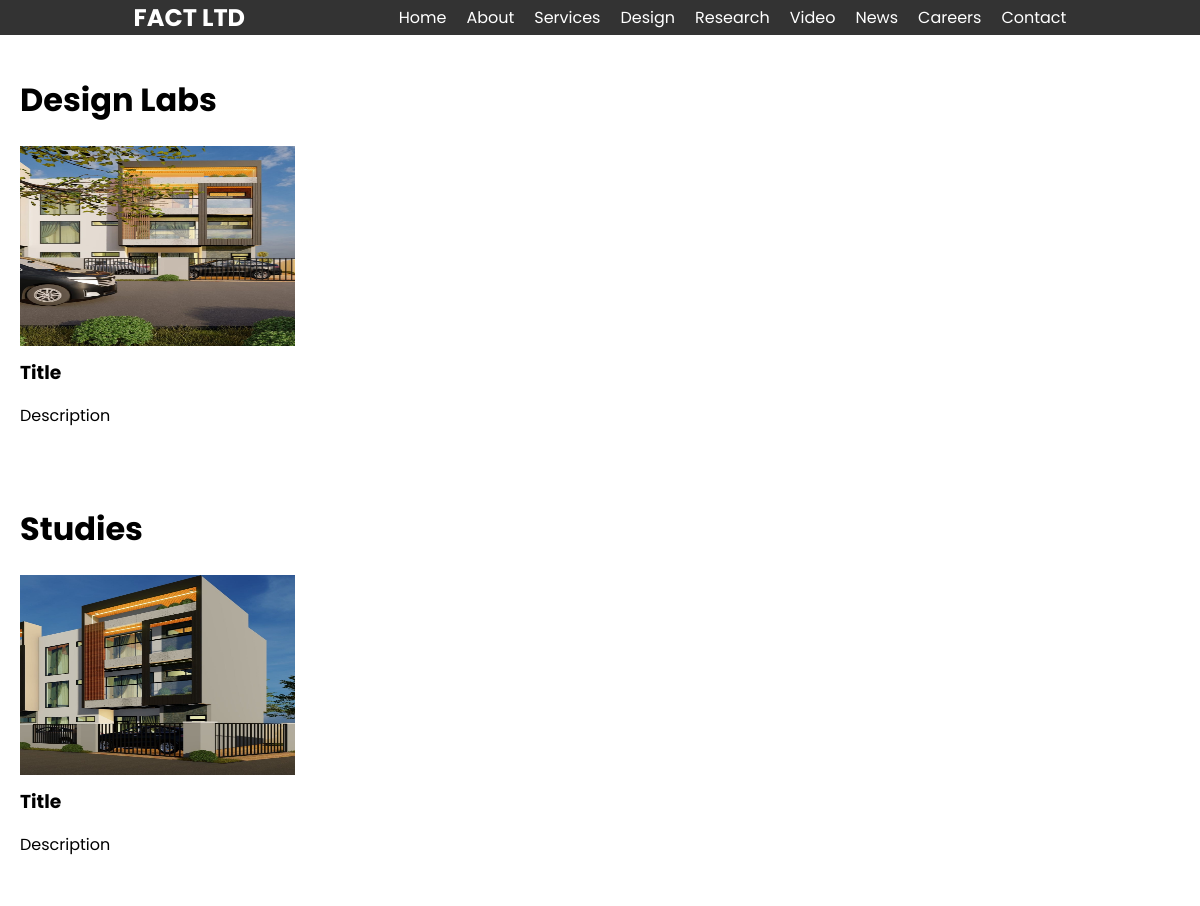
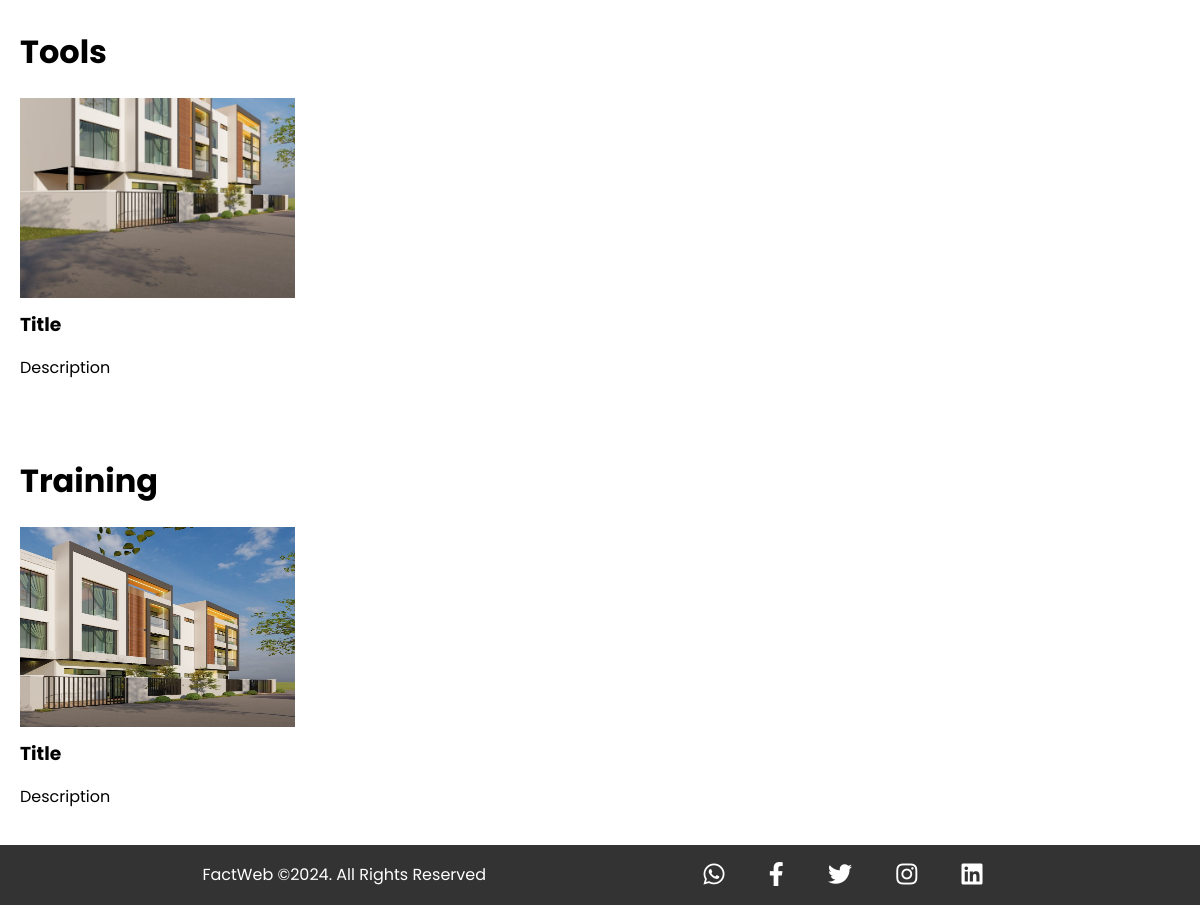
The page /research/ on the database as committed earlier (2 pictures, top to bottom).
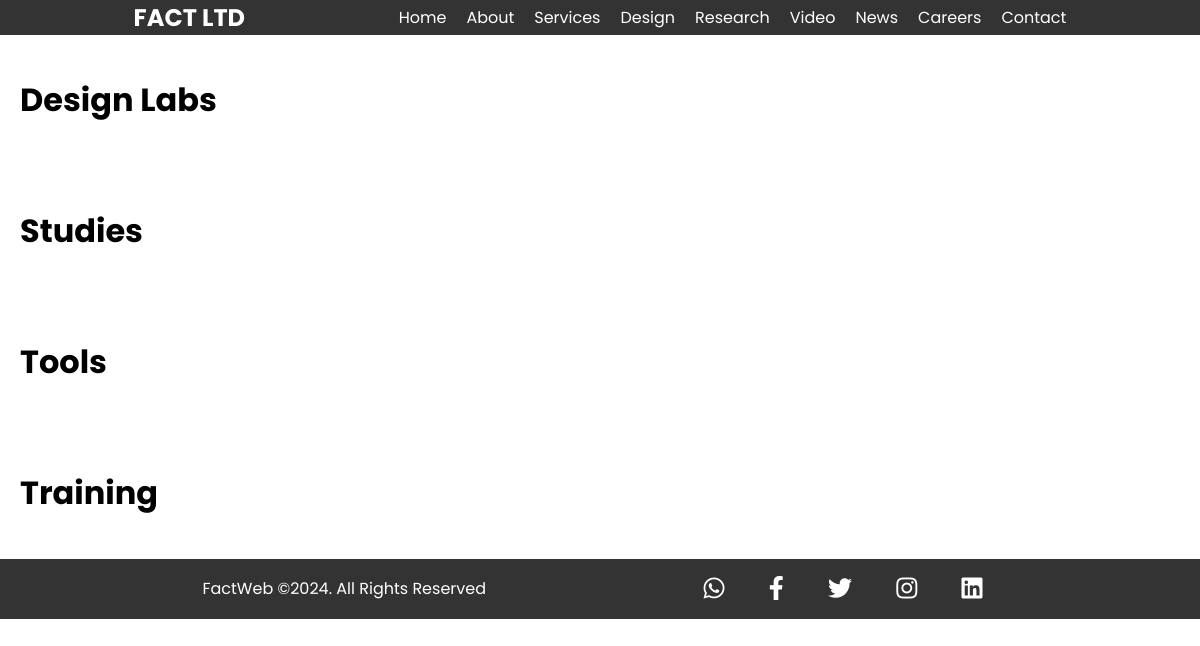
The same page on the database as committed later.
### FactWebApp/models.py (models this page shows, shortened)
class Image(models.Model):
    image = models.ImageField(upload_to='images/')
    title = models.CharField(max_length=100, default='Title')
    description = models.TextField()
    location = models.CharField(max_length=100, default='Location')
    category = models.ForeignKey(ImageCategory, on_delete=models.CASCADE)
    name = models.CharField(max_length=100, default='Name')
    role = models.CharField(max_length=100, default='Role')

### FactWebApp/views.py (the view)
# urls.py: path('research/', views.research, name='research'),
def research(request):
    lab_images = Image.objects.filter(category__name='lab')
    study_images = Image.objects.filter(category__name='study')
    tool_images = Image.objects.filter(category__name='tool')
    training_images = Image.objects.filter(category__name='training')
    return render(request, 'FactWebApp/research.html', {
        'lab_images': lab_images,
        'study_images': study_images,
        'tool_images': tool_images,
        'training_images': training_images
    })

### FactWebApp/templates/FactWebApp/research.html (shortened to what this page needs)
{% extends 'base.html' %}
{% load static %}
{% block content %}
<div class="research-container">
    <h1>Design Labs</h1>
    <div class="research-grid">
        {% for lab_image in lab_images %}
        <div class="research-item">
            <img src="{{ lab_image.image.url }}" alt="{{ lab_image.title }}">
            <h3>{{ lab_image.title }}</h3>
            <p>{{ lab_image.description }}</p>
        </div>
        {% endfor %}
    </div>
</div>
<div class="research-container">
    <h1>Studies</h1>
    <div class="research-grid">
        {% for study_image in study_images %}
        <div class="research-item">
            <img src="{{ study_image.image.url }}" alt="{{ study_image.title }}">
            <h3>{{ study_image.title }}</h3>
            <p>{{ study_image.description }}</p>
        </div>
        {% endfor %}
    </div>
</div>
<div class="research-container">
    <h1>Tools</h1>
    <div class="research-grid">
        {% for tool_image in tool_images %}
        <div class="research-item">
            <img src="{{ tool_image.image.url }}" alt="{{ tool_image.title }}">
            <h3>{{ tool_image.title }}</h3>
            <p>{{ tool_image.description }}</p>
        </div>
        {% endfor %}
    </div>
</div>
<div class="research-container">
    <h1>Training</h1>
    <div class="research-grid">
        {% for training_image in training_images %}
        <div class="research-item">
            <img src="{{ training_image.image.url }}" alt="{{ training_image.title }}">
            <h3>{{ training_image.title }}</h3>
            <p>{{ training_image.description }}</p>
        </div>
        {% endfor %}
    </div>
</div>
{% endblock %}
{% block extrastyles %}
<link rel="stylesheet" type="text/css" href="{% static 'FactWebApp/css/research.css' %}">
{% endblock %}

Rows that differ between the two databases and show on the page:
removed Image: image (picture), title "Title", description "Description", shown under "Design Labs"
removed Image: image (picture), title "Title", description "Description", shown under "Studies"
removed Image: image (picture), title "Title", description "Description", shown under "Tools"
removed Image: image (picture), title "Title", description "Description", shown under "Training"
